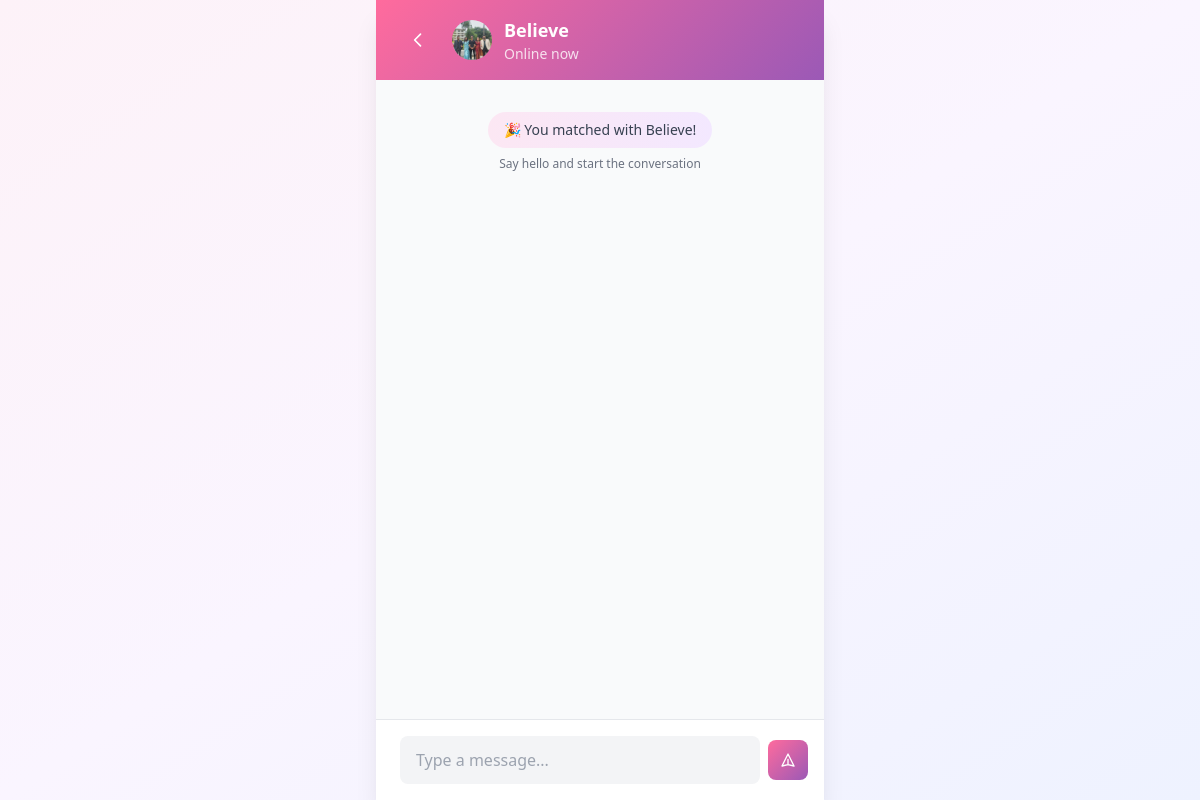
Page /chat/7/ (signed in) on the earlier database version.
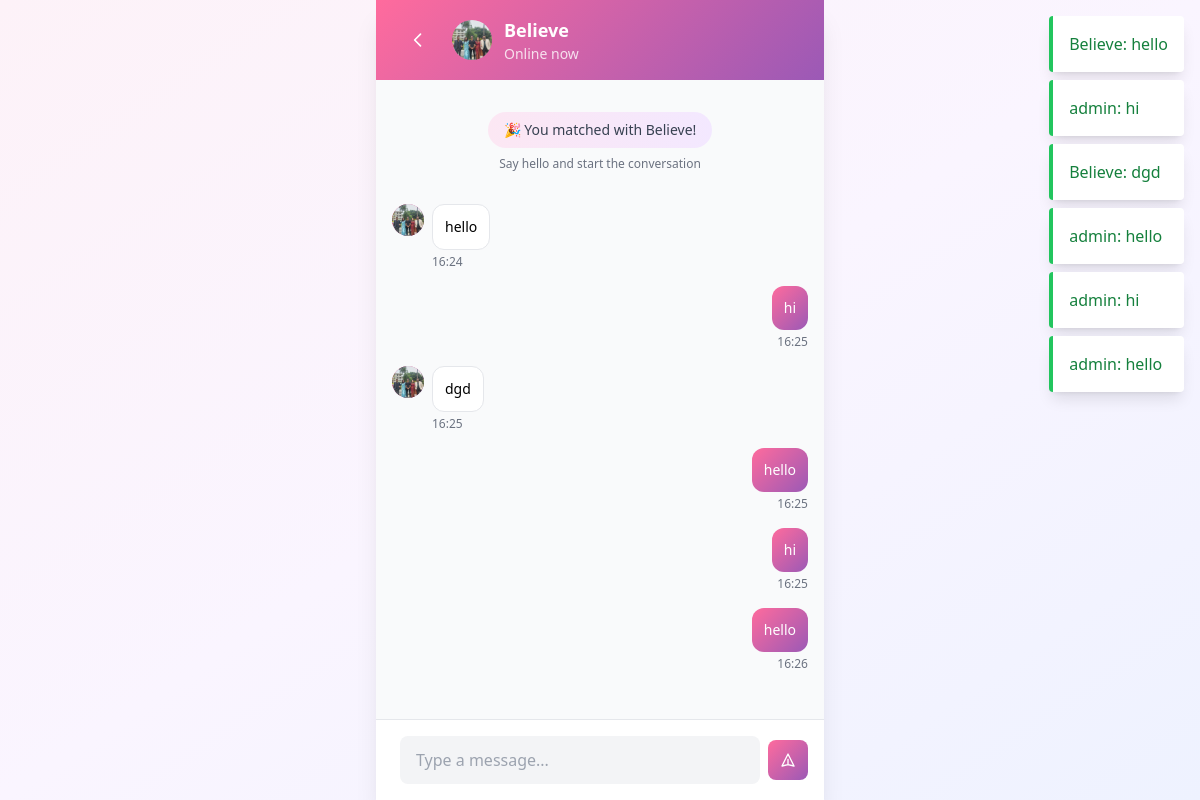
Same page on the later database version.
### core/models.py (models this page shows, shortened)
class Message(models.Model):
    match = models.ForeignKey(Match, on_delete=models.CASCADE, related_name='messages')
    sender = models.ForeignKey(User, on_delete=models.CASCADE)
    content = models.TextField()
    created_at = models.DateTimeField(auto_now_add=True)
    class Meta:
        ordering = ['created_at']
    def __str__(self):
        return f"{self.sender.username}: {self.content[:50]}"

class Profile(models.Model):
    GENDER_CHOICES = [
        ('male', 'Male'),
        ('female', 'Female'),
        ('nonbinary', 'Non-binary'),
    ]
    DRINKING_CHOICES = [
        ('never', 'Never'),
        ('rarely', 'Rarely'),
        ('socially', 'Socially'),
        ('regularly', 'Regularly'),
    ]
    SMOKING_CHOICES = [
        ('never', 'Never'),
        ('rarely', 'Rarely'),
        ('socially', 'Socially'),
        ('regularly', 'Regularly'),
    ]
    PERSONALITY_CHOICES = [
        ('introvert', 'Introvert'),
        ('extrovert', 'Extrovert'),
        ('ambivert', 'Ambivert'),
    ]
    ZODIAC_CHOICES = [
        ('aries', 'Aries'),
        ('taurus', 'Taurus'),
        ('gemini', 'Gemini'),
        ('cancer', 'Cancer'),
        ('leo', 'Leo'),
        ('virgo', 'Virgo'),
        ('libra', 'Libra'),
        ('scorpio', 'Scorpio'),
        ('sagittarius', 'Sagittarius'),
        ('capricorn', 'Capricorn'),
        ('aquarius', 'Aquarius'),
        ('pisces', 'Pisces'),
    ]
    user = models.OneToOneField(User, on_delete=models.CASCADE)
    name = models.CharField(max_length=100)
    age = models.IntegerField(validators=[MinValueValidator(18), MaxValueValidator(100)])
    gender = models.CharField(max_length=20, choices=GENDER_CHOICES)
    bio = models.TextField(blank=True)
    photo1 = models.ImageField(upload_to='profile_photos/', blank=True)
    photo2 = models.ImageField(upload_to='profile_photos/', blank=True)
    photo3 = models.ImageField(upload_to='profile_photos/', blank=True)
    hobbies = models.TextField(blank=True, help_text="Comma-separated hobbies")
    personality = models.CharField(max_length=20, choices=PERSONALITY_CHOICES, blank=True)
    zodiac = models.CharField(max_length=20, choices=ZODIAC_CHOICES, blank=True)
    drinking = models.CharField(max_length=20, choices=DRINKING_CHOICES, blank=True)
    smoking = models.CharField(max_length=20, choices=SMOKING_CHOICES, blank=True)
    preferences = models.TextField(blank=True, help_text="Comma-separated gender preferences")
    college = models.CharField(max_length=200, blank=True, default='')
    department = models.CharField(max_length=200, blank=True, default='')
    created_at = models.DateTimeField(auto_now_add=True)
    updated_at = models.DateTimeField(auto_now=True)
    def get_photos(self):
        photos = []
        for photo in [self.photo1, self.photo2, self.photo3]:
            if photo:
                photos.append(photo.url)
        return photos

### core/views.py (the view)
# urls.py: path('chat/<int:match_id>/', views.chat, name='chat'),
@login_required
def chat(request, match_id):
    match = get_object_or_404(Match, id=match_id)
    if request.user not in [match.user1, match.user2]:
        messages.error(request, 'You do not have access to this chat')
        return redirect('home')
    other_user = match.get_other_user(request.user)
    chat_messages = Message.objects.filter(match=match).order_by('created_at')
    context = {
        'match': match,
        'other_user': other_user,
        'other_profile': other_user.profile,
        'messages': chat_messages,
    }
    return render(request, 'core/chat.html', context)

### core/models.py (called while the page is built)
    def get_other_user(self, user):
        return self.user2 if self.user1 == user else self.user1

### templates/core/chat.html (shortened to what the changed rows need)
{% extends 'base.html' %}
{% block content %}
<div class="min-h-screen">
    <div class="max-w-md mx-auto bg-white min-h-screen shadow-xl flex flex-col">
        <header class="gradient-romantic px-6 py-4 flex items-center space-x-4">
            <div class="flex items-center space-x-3 flex-1">
                <div>
                    <h1 class="text-lg font-semibold text-white">{{ other_profile.name }}</h1>
                </div>
            </div>
        </header>
        <div class="flex-1 overflow-y-auto p-4 space-y-4 bg-gray-50" id="messages-container">
            {% for message in messages %}
            <div class="flex {% if message.sender == user %}justify-end{% else %}justify-start{% endif %}">
                <div class="flex items-start space-x-2 max-w-xs">
                    {% if message.sender != user %}
                    <div class="w-8 h-8 rounded-full overflow-hidden bg-gradient-to-br from-romantic-pink to-romantic-purple flex items-center justify-center text-white text-sm font-semibold flex-shrink-0">
                        {% if other_profile.get_photos %}
                            <img src="{{ other_profile.get_photos.0 }}" alt="{{ other_profile.name }}" class="w-full h-full object-cover">
                        {% else %}
                            {{ other_profile.name|first|upper }}
                        {% endif %}
                    </div>
                    {% endif %}
                    <div>
                        <div class="p-3 rounded-xl {% if message.sender == user %}gradient-romantic text-white{% else %}bg-white border border-gray-200{% endif %}">
                            <p class="text-sm">{{ message.content }}</p>
                        </div>
                        <p class="text-xs text-gray-500 mt-1 {% if message.sender == user %}text-right{% else %}text-left{% endif %}">
                            {{ message.created_at|date:"H:i" }}
                        </p>
                    </div>
                </div>
            </div>
            {% endfor %}
        </div>
    </div>
</div>
{% endblock %}

### templates/base.html (shortened to what this page needs)
<!DOCTYPE html>
<html lang="en">
<head>
    <script src="https://cdn.tailwindcss.com"></script>
    {% load static %}
</head>
<body class="bg-gradient-to-br from-pink-50 via-purple-50 to-indigo-50 min-h-screen">
    <div class="content-wrapper" id="content-wrapper">
    {% if messages %}
            <div class="fixed top-4 right-4 z-50 space-y-2">
                {% for message in messages %}
                    <div class="alert-message bg-white border-l-4 {% if message.tags == 'error' %}border-red-500 text-red-700{% else %}border-green-500 text-green-700{% endif %} p-4 rounded shadow-lg max-w-sm">
                        {{ message }}
                    </div>
                {% endfor %}
            </div>
        {% endif %}
        {% block content %}
        {% endblock %}
    </div>
</body>
</html>

Differences in the rows shown:
added Message: sender+content "Believe: hello", get_photos.0 (picture), content "hello", created_at "16:24"
added Message: sender+content "admin: hi", content "hi", created_at "16:25"
added Message: sender+content "Believe: dgd", get_photos.0 (picture), content "dgd", created_at "16:25"
added Message: sender+content "admin: hello", content "hello", created_at "16:25"
added Message: sender+content "admin: hi", content "hi", created_at "16:25"
added Message: sender+content "admin: hello", content "hello", created_at "16:26"
